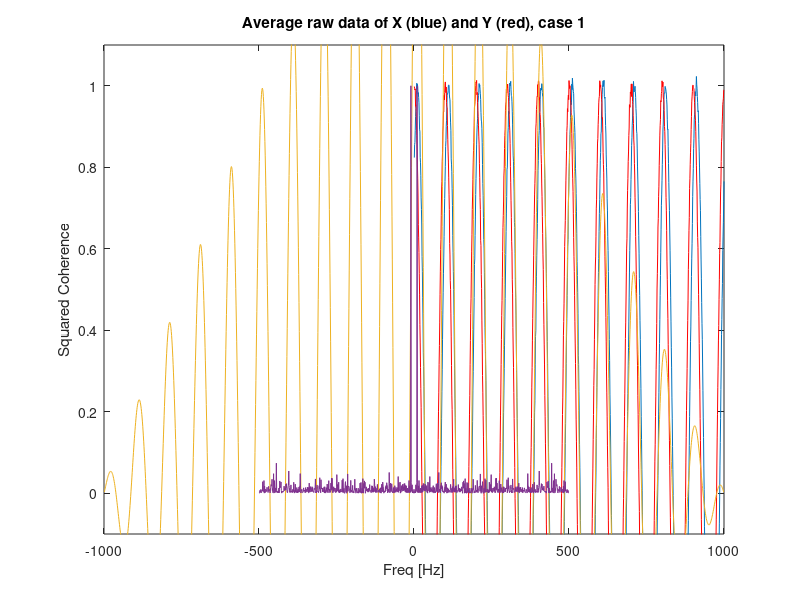

Write the MATLAB code that produced this figure. (Note: this script raises an error after producing the figure.)
%  Due: Nov 6, 2014
%
%  x.  Please create a PDF with your answers.
%  x.  Please email you answers to:  mak@bu.edu
%  x.  In your email, please use the Subject:  MA666 Lab 1
%  
%  x.  Please answer at least the first **three** "Challenge Problems".
%  Your solutions should include figures (with axes labeled
%  and captions) and explanatory text.  Please include any
%  MATLAB code you write;  I'll be looking for comments in your
%  code!  The comments should be detailed enough that you could share your
%  code with any of your classmates / colleagues, and he/she could easily
%  read and use your code.
%
%  x.  You may work together.

%% Challenge Problem #1.
%Update the coherence measure to include multiple trials. Consider the
%following simulated data,
%
   K=100; dt=0.001; N=1000; t=(0:N-1)*dt;
   x = zeros(K,N);
   y = zeros(K,N);

   for k=1:K
     x(k,:) = randn(1,length(t));
     y(k,:) = randn(1,length(t));
   end
%
%Notice that there are 100 trials, each of length 1 s (here dt=1ms).
%Also notice that the data is random in each trial.  So we expect the
%ensemble averaged coherence to be zero.
%
%(Q.i) Update the code developed in Lab to compute the ensemble
%averaged coherence for these pure-noise data.  Plot the resulting
%coherence and compare it to your expectation for what the coherence
%*should* be for these simulated data.
%
%(Q.ii)  Repeat your coherence analysis for the following simulated data
%consisting of two sinusoids with constant phase shift and added noise,
%
    K=100; dt=0.001; N=1000; t=(0:N-1)*dt;
    x = zeros(K,N);  f1 = 10;
    y = zeros(K,N);  f2 = 10;
 
    for k=1:K
      x(k,:) = sin(2.0*pi*t*f1 + 0.3*pi) + 0.1*randn(1,length(t));
      y(k,:) = cos(2.0*pi*t*f1) + 0.1*randn(1,length(t));
    end
%
%Be sure to plot the resulting coherence, and explain your result;  namely,
%does the result make sense with your expectations?

%% Challenge Problem #2.  Case Study 1.
%Download the data 'Case_Study_1.mat' from Blackboard.  You'll find the
%file contains three variables,
%
%  x = observation of time series x [ntrials, time].
%  y = observation of time series y [ntrials, time].
%  dt = sampling interval in [s].
%
%Both x and y are observed simultaneously for 100 trials, each trial lasting 1s.
%The sampling interval dt = 0.001s.  Use the tools developed in this lab
%to analyze these data.  Please compute:

plot(mean(x))
hold on
plot(mean(y),'r')
xlabel('Time (ms)')
ylabel('Amplitude')
title('Average raw data of X (blue) and Y (red), case 1')
%
%(Q.i) The power spectra of x and y.  For these data, compute the power spectra
% for each trial, and average the results over all trials.

N = length(x(1,:));
K = length(x(:,1));
t = (0:N-1)*dt;
T = N*dt; 
fj = [(0:N/2-1)*(1/T), (-N/2:-1)*(1/T)];

powX = zeros(1,N);
powY = zeros(1,N);

for k = 1:K
    X = fft(x(k,:));
    powX = powX + 2*dt^2/T* X.*conj(X);
    Y = fft(y(k,:));
    powY = powY + 2*dt^2/T* Y.*conj(Y);
end

powX = powX/K;
powY = powY/K;
plot(fj, 10*log10(powX), 'LineWidth', 2);
hold on
plot(fj, 10*log10(powY), 'r');
xlabel('Freq [Hz]');  ylabel('Power [dB]');

%(Q.ii) The cross correlation between x and y.  Again, for these data, compute
%the cross correlation for each trial, and average the results over all trials.
%

rxy_sum = zeros(1,2*N-1);
lag_sum = zeros(1,2*N-1);
for k = 1:K
    [rxy, lag] = xcorr(x(k,:),y(k,:),'biased');
    rhoxy = rxy/(var(x(k,:))*var(y(k,:)));
    rxy_sum = rxy_sum + rhoxy;
    lag_sum = lag_sum + lag;
end
rxy_sum = rxy_sum/K;
lag_sum = lag_sum/K;
plot(lag_sum, rxy_sum)
xlabel('Lags [ms]');  ylabel('Cross Correlation');

%(Q.iii) The coherence between x and y.

df = 1/T;
fNQ = 1/dt/2;
faxis = (-fNQ:df:fNQ-df);

sum_Sxx = zeros(1,N);
sum_Syy = zeros(1,N);
sum_Sxy = zeros(1,N);

for i = (1:K)
	Xd = fft(x(i,:));
	Yd = fft(y(i,:));

	Sxx = 2*dt/N*(Xd.*conj(Xd));
	sum_Sxx = sum_Sxx + fftshift(Sxx);
	Syy = 2*dt/N*(Yd.*conj(Yd));
	sum_Syy = sum_Syy + fftshift(Syy);
	Sxy = 2*dt/N*(Xd.*conj(Yd));
	sum_Sxy = sum_Sxy + fftshift(Sxy);
end

Sxx = sum_Sxx/K;
Syy = sum_Syy/K;
Sxy = sum_Sxy/K;

cohr = Sxy.*conj(Sxy) ./ (Sxx.*Syy);

plot(faxis, cohr)
xlabel('Freq [Hz]'); 
ylabel('Squared Coherence'); 
ylim([-0.1,1.1]);
%
%(Q.iv) Based on your analysis, briefly summarize your results in a few
%sentences.  Specifically address: 1) Do the data exhibit rhythmic activity?
%And 2) Do the signals x and y exhibit coupling?

%% Challenge Problem #3.  Case Study 2.
%Download the data 'Case_Study_2.mat' from Blackobard.  You'll find the
%file contains three variables,
%
%  x = observation of time series x [ntrials, time].
%  y = observation of time series y [ntrials, time].
%  dt = sampling interval in [s].
%
%Both x and y are observed simultaneuously for 100 trials, each trial lasting 1s.
%The sampling interval dt = 0.001s.  Use the tools developed in this lab
%to analyze these data.  Please compute:
%
%(Q.i) The power spectra of x and y.  For these data, compute the power spectra
% for each trial, and average the results over all trials.
%
%(Q.ii) The cross correlation between x and y.  Again, for these data, compute
%the cross correlation for each trial, and average the results over all trials.
%
%(Q.iii) The coherence between x and y.
%
%(Q.iv) Based on your analysis, briefly summarize your results in a few
%sentences.  Specifically address: 1) Do the data exhibit rhythmic activity?
%And 2) Do the signals x and y exhibit coupling?

%% Advanced Challenge Problem #4.
%(Q.i) Examine the MATLAB function 'mscohere' and use it to
%compute the coherence between simulated data.

cohr = zeros(129, 1);
for i = (1:K)
    Cxy = mscohere(x(i,:),y(i,:));
    cohr = cohr + Cxy;
end
cohr = cohr/K;

plot(cohr)
xlabel('Freq [Hz]'); 
ylabel('Squared Coherence'); 
ylim([-0.1,1.1]);
%
%(Q.ii) Examine the function 'coherencyc' in the Chronux Toolbox found here,
%
%    http://www.chronux.org/
%
%and use the function to compute the coherence between *single trial* simulated
%noisy data.
